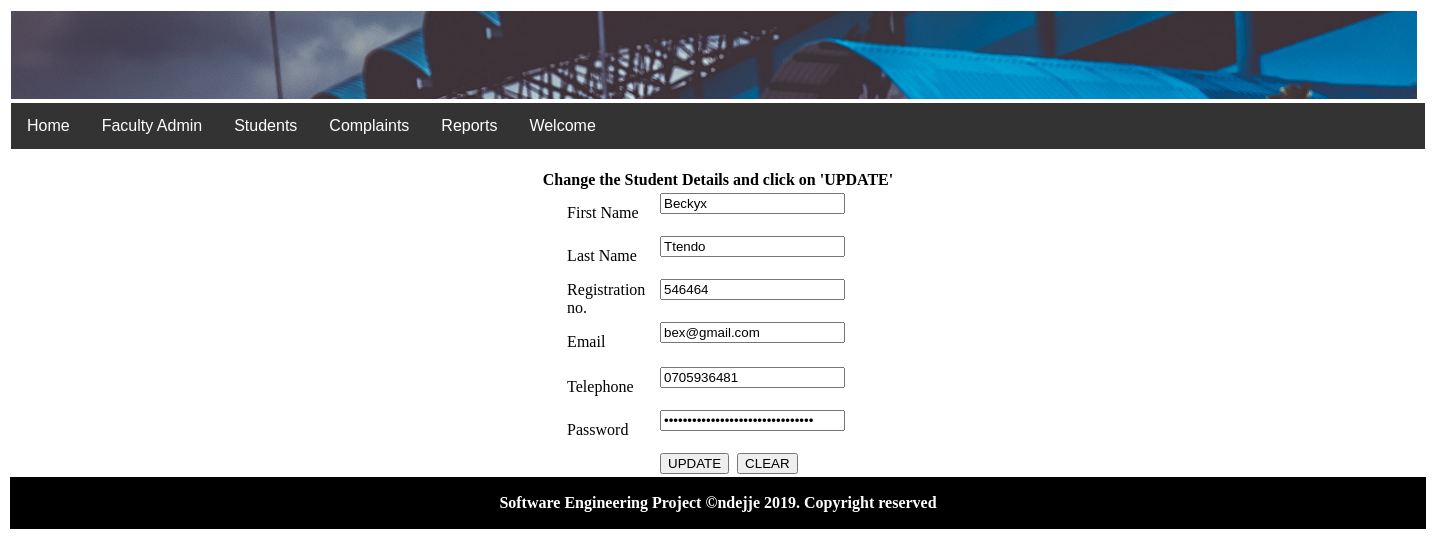
The app's page /updateStudent.php?sid=1 (signed in) with its own data.
### tables this page shows
CREATE TABLE `student` (
  `studentID` int(20) NOT NULL,
  `studentfirstname` varchar(20) NOT NULL,
  `studentlastname` varchar(20) NOT NULL,
  `studentemail` varchar(50) NOT NULL,
  `regNo` varchar(25) NOT NULL,
  `studenttelephone` varchar(15) NOT NULL,
  `studentpassword` varchar(150) NOT NULL
);

### updateStudent.php (the view, shortened to what this page needs)
<!DOCTYPE html PUBLIC "-//W3C//DTD XHTML 1.0 Transitional//EN" "http://www.w3.org/TR/xhtml1/DTD/xhtml1-transitional.dtd">
<html xmlns="http://www.w3.org/1999/xhtml">
<head>
</head>
<body>
<?php
$stdID =$_GET['sid'];
$ret=mysql_query("select * from student WHERE studentID=$stdID") or die ("Failed to retrieve data".mysql_error());
while($row=mysql_fetch_assoc($ret))
{
$sfname2=$row['studentfirstname'];
$slname2=$row['studentlastname'];
$semail2=$row['studentemail'];
$sregNo2=$row['regNo'];
$stel2=$row['studenttelephone'];
$spass2=$row['studentpassword'];
}
?>
<form name="regstudent" method="post" action="">
<table width="1420" height="425" border="0">
  <tr>
    <td colspan="4"><img src="images/myBanner.jpeg" width="1406" height="88" /></td>
  </tr>
  <tr>
    <td colspan="4">
    <?php include_once('FacultyMenu.php');?>&nbsp;</td>
  </tr>
  <tr>
    <td colspan="4"><center><strong>Change the Student Details and click on 'UPDATE'</strong></center></td>
  </tr>
  <tr>
    <td width="556" height="23">&nbsp;</td>
    <td width="89">First Name</td>
    <td width="177"><input type="text" name="studentfirstname" id="studentfirstname" value="<?php echo $sfname2; ?>"/>&nbsp;</td>
    <td width="580">&nbsp;</td>
  </tr>
  <tr>
    <td>&nbsp;</td>
    <td>Last Name</td>
    <td><input type="text" name="studentlastname" id="studentlastname" value="<?php echo $slname2; ?>"/>&nbsp;</td>
    <td>&nbsp;</td>
  </tr>
  <tr>
    <td>&nbsp;</td>
    <td>Registration no.</td>
    <td><input type="text" name="regNo" id="regNo" value="<?php echo $sregNo2; ?>"/>&nbsp;</td>
    <td>&nbsp;</td>
  </tr>
  <tr>
    <td>&nbsp;</td>
    <td>Email</td>
    <td><input type="email" name="studentemail" id="studentemail" value="<?php echo $semail2; ?>"/>&nbsp;</td>
    <td>&nbsp;</td>
  </tr>
  <tr>
  <tr>
    <td>&nbsp;</td>
    <td>Telephone</td>
    <td><input type="text" name="studenttelephone" id="studenttelephone"  value="<?php echo $stel2; ?>"/>&nbsp;</td>
    <td>&nbsp;</td>
  </tr>
  <tr>
    <td>&nbsp;</td>
    <td>Password</td>
    <td><input type="password" name="studentpassword" id="studentpassword"  value="<?php echo $spass2; ?>" />&nbsp;</td>
    <td>&nbsp;</td>
  </tr>
  <tr>
    <td>&nbsp;</td>
    <td>&nbsp; </td>
    <td> <input type="submit" name="enter" id="enter" value="UPDATE"/>  &nbsp;<input type="reset" name="Clear" id="clear"value="CLEAR"/></td>
    <td>&nbsp;</td>
  </tr>
  <tr>
    <td colspan="4" style="background-color:#000000; color:#FFFFFF;"><center><b><?php include_once('footer.php');?></b></center></td>
  </tr>
</table>
</form>
</body>
</html>

### records on screen
student: studentfirstname "Beckyx", studentlastname "Ttendo", regNo "546464", studentemail "bex@gmail.com", studenttelephone "0705936481"
